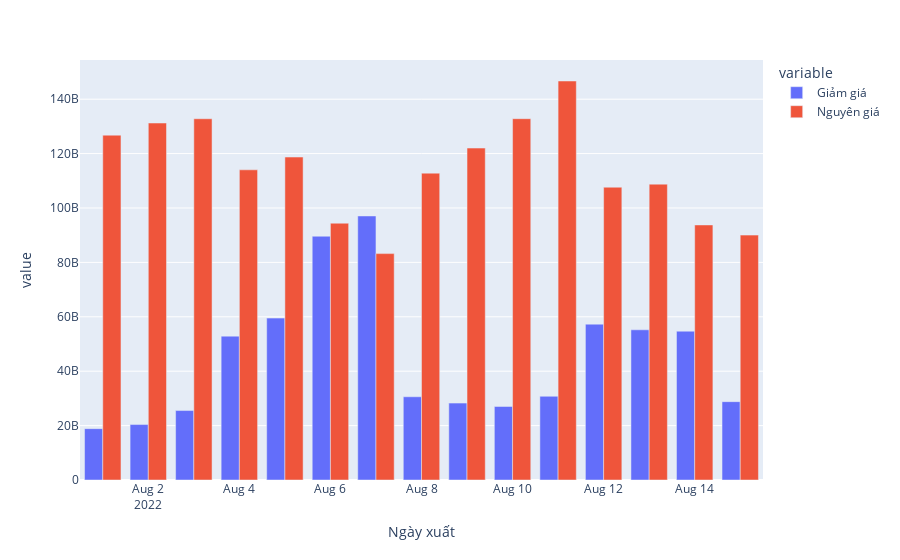

Write notebook code for a chart like this one.
### Code cell
fig = px.bar(df2, x='Ngày xuất', y=['Giảm giá ', 'Nguyên giá '],barmode='group')
fig.show()

### Figure 1 — Plotly figure (JSON) as saved in the notebook; plotly's stock layout.template omitted (floating-point values rounded to 4 significant figures)
{"data": [{"alignmentgroup": "True", "hovertemplate": "variable=Giảm giá <br>Ngày xuất=%{x}<br>value=%{y}<extra></extra>", "legendgroup": "Giảm giá ", "marker": {"color": "#636efa", "pattern": {"shape": ""}}, "name": "Giảm giá ", "offsetgroup": "Giảm giá ", "orientation": "v", "showlegend": true, "textposition": "auto", "type": "bar", "x": ["2022-08-01", "2022-08-02", "2022-08-03", "2022-08-04", "2022-08-05", "2022-08-06", "2022-08-07", "2022-08-08", "2022-08-09", "2022-08-10", "2022-08-11", "2022-08-12", "2022-08-13", "2022-08-14", "2022-08-15"], "xaxis": "x", "y": [18870000000.0, 20380000000.0, 25530000000.0, 52890000000.0, 59520000000.0, 89620000000.0, 97070000000.0, 30600000000.0, 28270000000.0, 27040000000.0, 30770000000.0, 57300000000.0, 55220000000.0, 54710000000.0, 28800000000.0], "yaxis": "y"}, {"alignmentgroup": "True", "hovertemplate": "variable=Nguyên giá <br>Ngày xuất=%{x}<br>value=%{y}<extra></extra>", "legendgroup": "Nguyên giá ", "marker": {"color": "#EF553B", "pattern": {"shape": ""}}, "name": "Nguyên giá ", "offsetgroup": "Nguyên giá ", "orientation": "v", "showlegend": true, "textposition": "auto", "type": "bar", "x": ["2022-08-01", "2022-08-02", "2022-08-03", "2022-08-04", "2022-08-05", "2022-08-06", "2022-08-07", "2022-08-08", "2022-08-09", "2022-08-10", "2022-08-11", "2022-08-12", "2022-08-13", "2022-08-14", "2022-08-15"], "xaxis": "x", "y": [126800000000.0, 131200000000.0, 132800000000.0, 114000000000.0, 118700000000.0, 94410000000.0, 83220000000.0, 112800000000.0, 122000000000.0, 132800000000.0, 146700000000.0, 107600000000.0, 108800000000.0, 93770000000.0, 90030000000.0], "yaxis": "y"}], "layout": {"barmode": "group", "legend": {"title": {"text": "variable"}, "tracegroupgap": 0}, "margin": {"t": 60}, "xaxis": {"anchor": "y", "domain": [0, 1], "title": {"text": "Ngày xuất"}}, "yaxis": {"anchor": "x", "domain": [0, 1], "title": {"text": "value"}}}}
